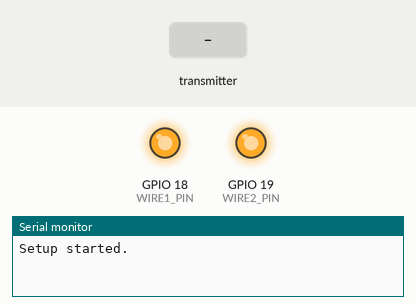
The sketch below on a simulated ESP32. Shown: output pins drawn as LEDs (lit = HIGH), the last lines printed to the serial monitor. Inputs (shaded band) come from the test bench.

Above: at 1.2 s.
1.3 s: the transmitter starts sending fall_status = 1
At 1.8 s:
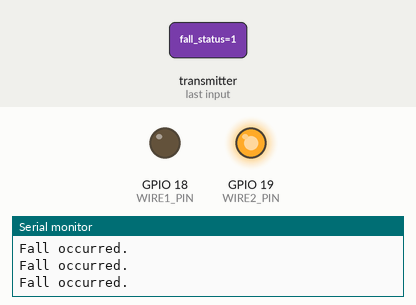
Timing chart, 0 to 4.3 s (numbered marks = the images above; inputs shaded):
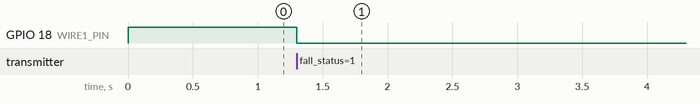

Measured:
- after the input at 1.3 s, GPIO 18 (WIRE1_PIN): HIGH → LOW at once

The sketch:

Wifi_Receiver_Only.ino
```cpp
//getting data from esp
//arduino requestFrom()
//ESP32 onRequest()


#include <stdio.h>
#include <string.h>
#include <Wire.h>

//for receiver code
#include <esp_now.h>
#include <WiFi.h>

//receiver struct must match
typedef struct struct_message {                                             // THIS IS WHERE FALL_STATUS IS DEFINED
  bool fall_status;
  bool button_status;
} struct_message;

// Create a struct_message called myData
struct_message myData;


#define TRUE 1
#define FALSE 0

#define HIGH 1
#define LOW 0


//////////////////////////////////////GPIO PINS FOR TOGGLING ARDUINO////////////////////////0//////////////////
#define WIRE1_PIN 18
#define WIRE2_PIN 19
#define WIRE3_PIN 21  //input only - read only for anchor (reading from Arduino)
bool wire2 = false; // Variable to act as WIRE2_PIN; the logic is switched, so the active HIGH is 'false'


/////////////////////////storing value from beginTransmission/////////////////////////////////////////
volatile char checkTransmission = 0; //before calling ranging loop (defined in library)

void loop(void) {

  status_logic();


	}


void setup()
{
	Serial.begin(115200);
	Serial.println("Setup started.");

    //WIFI RECEIVING:
    //set device as wifi station
    WiFi.mode(WIFI_STA);

    // Init ESP-NOW
    if (esp_now_init() != ESP_OK) {
        Serial.println("Error initializing ESP-NOW");
        return;
    }

  // Once ESPNow is successfully Init, we will register for recv CB to
  // get recv packer info
  esp_now_register_recv_cb(OnDataRecv);


///set up wire gpio pins to toggle Arduino
  pinMode(WIRE1_PIN, OUTPUT);
  //set to high initially because doing active low
  digitalWrite(WIRE1_PIN, HIGH);

  pinMode(WIRE2_PIN, OUTPUT);
  digitalWrite(WIRE2_PIN, HIGH);

  //read from Arduino
  pinMode(WIRE3_PIN, INPUT);

}


//////////////////////////FUNCTIONS///////////////////////////

/////////RECEIVER CODE FOR DATA - CALL BACK FUNCTION///////
void OnDataRecv(const uint8_t * mac, const uint8_t *incomingData, int len) {
  memcpy(&myData, incomingData, sizeof(myData));

    //change this part
  Serial.print("Bytes received: ");
  Serial.println(len);
  Serial.print("Fall status: ");
  Serial.println(myData.fall_status);
  Serial.print("Button status: ");
  Serial.println(myData.button_status);
  Serial.println();

}

void status_logic(void)
{
  if (myData.fall_status == true)
  {
    //write wire 1 low to Arduino
    digitalWrite(WIRE1_PIN, LOW);
    Serial.println("Fall occurred.");
    delay(50);
  }

  else if ((myData.button_status == true) && (wire2 == false) && (digitalRead(WIRE3_PIN) == HIGH ))
  {
    digitalWrite(WIRE1_PIN, LOW);
    Serial.println("Manual fall trigger.");
    delay(50);
  }

  else if ((myData.button_status == true) && (wire2 == true))
  {
    digitalWrite(WIRE1_PIN, HIGH);
    Serial.println("Manual fall clear.");
    delay(50);
  }

  else if (myData.button_status == true && digitalRead(WIRE3_PIN) == LOW)
  {
    wire2 = true;
    digitalWrite(WIRE2_PIN, LOW);
    Serial.println("Clear warning.");

    //wait for wire3 to turn high (acknowledgement from Arduino) and exit when it does turn high
    while (digitalRead(WIRE3_PIN) == LOW)
    {
      //do nothing
      Serial.println("Waiting for Arduino acknowledgement.");
      delay(500);
    }
    // received acknowledgement from arduino
    wire2 = false;
    digitalWrite(WIRE2_PIN, HIGH);
    Serial.println("Received Arduino acknowledgement.");
    delay(50);
  }

  else
  {
    //do nothing and just receive stuff
    delay(50);
  }
}
```
